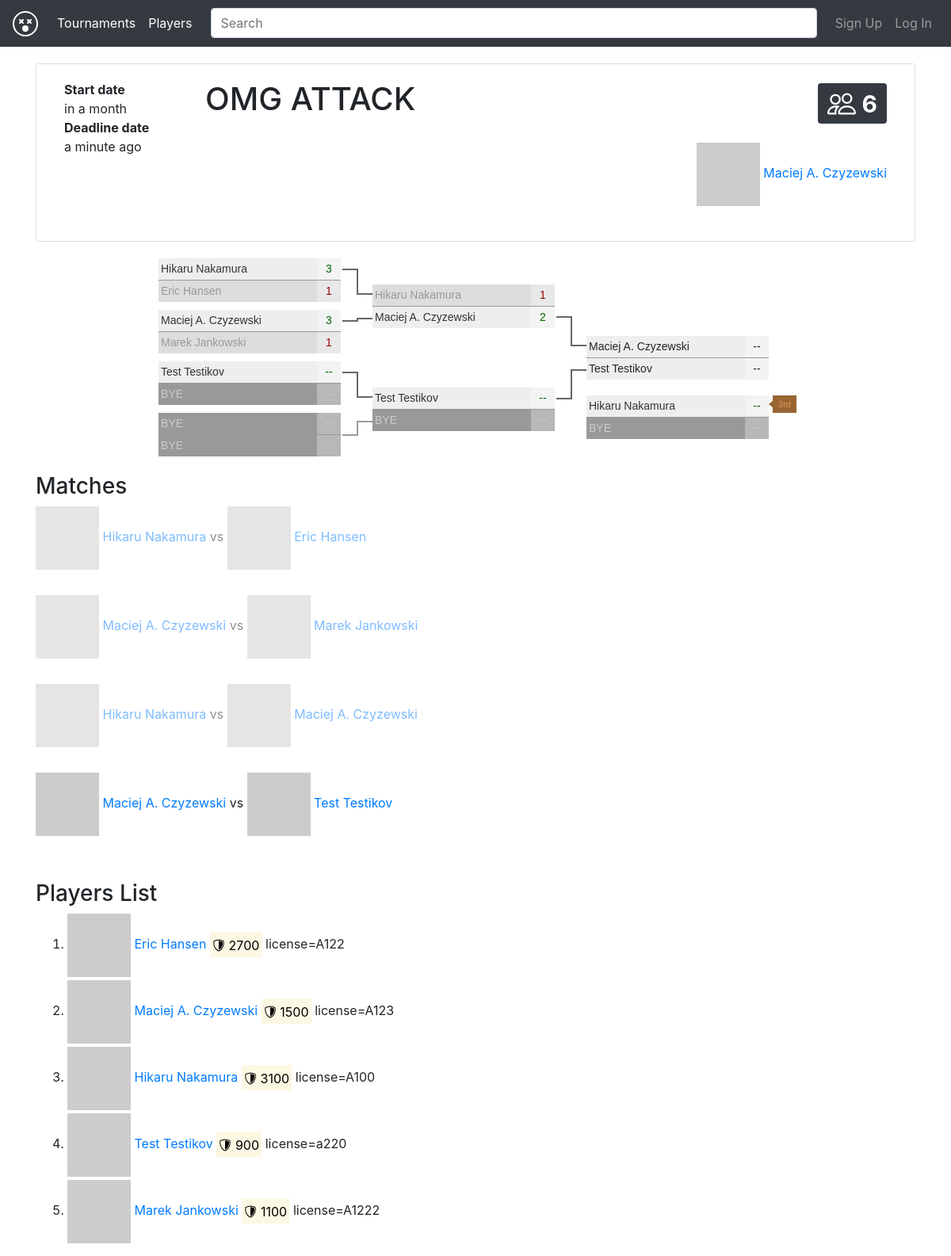
The app's page /tournament_display/3 with its own data.
### app/models.py (models this page shows, shortened)
class Tournament(db.Model):
    __tablename__ = "tournament"
    id = db.Column(db.Integer, primary_key=True)
    owner_id = db.Column(db.Integer, db.ForeignKey('user.id'))
    title = db.Column(db.String(120), unique=True, nullable=False)
    date_start = db.Column(db.DateTime, nullable=False)
    date_deadline = db.Column(db.DateTime, nullable=False)
    date_created = db.Column(db.DateTime, default=datetime.datetime.utcnow)
    location = db.Column(db.String(120))
    max_users = db.Column(db.Integer, nullable=False)
    readme = db.Column(db.Text)
    ladder = db.Column(db.Text)  # ID match-y jako drzewo [0 [1]]
    tiers = db.relationship('Tier',
                            backref=db.backref('tournament', lazy=True),
                            order_by='Tier.date_created', lazy='dynamic')
    matches = db.relationship('Match',
                              backref=db.backref('tournament', lazy=True))
    def get_date_start(self):
        return arrow.get(self.date_start).humanize()
    def get_date_deadline(self):
        return arrow.get(self.date_deadline).humanize()
    def get_ladder(self):
        if self.ladder:
            return json.loads(self.ladder)
        else:
            return {"teams": None, "results": None}

class User(db.Model):
    __tablename__ = "user"
    id = db.Column(db.Integer, primary_key=True)
    email = db.Column(db.String(120), unique=True, nullable=False)
    password_hash = db.Column(db.String(128), nullable=False)
    name = db.Column(db.String(120), nullable=False)
    verified = db.Column(db.Boolean, default=False)
    recovery = db.Column(db.String(120))
    date_created = db.Column(db.DateTime, default=datetime.datetime.utcnow)
    tiers = db.relationship('Tier', backref=db.backref('user', lazy=True))
    matches = db.relationship("Match",
                              secondary=association_table,
                              backref="users")
    tournaments = db.relationship('Tournament',
                            backref=db.backref('owner', lazy=True))
    def get_avatar(self, size=40):
        gravatar_url = "https://www.gravatar.com/avatar/" + hashlib.md5(
            self.email.lower().encode('utf-8')).hexdigest() + "?"
        gravatar_url += urllib.parse.urlencode({'s': str(size)})
        return gravatar_url
    @staticmethod
    def verify_auth_token(token):
        s = Serializer(SECRET_KEY)
        try:
            data = s.loads(token)
        except SignatureExpired:
            return None  # valid token, but expired
        except BadSignature:
            return None  # invalid token
        user = (User.query.filter(User.id == data["user_id"]).first())
        return user

class Match(db.Model):
    __tablename__ = "match"
    id = db.Column(db.Integer, primary_key=True)
    match_id = db.Column(db.Integer, nullable=False)
    next_match_id = db.Column(db.Integer)
    flag = db.Column(db.Integer, nullable=False)
    tournament_id = db.Column(db.Integer, db.ForeignKey('tournament.id'))
    user_id_1 = db.Column(db.Integer, db.ForeignKey('user.id'))
    user_id_2 = db.Column(db.Integer, db.ForeignKey('user.id'))
    results = db.Column(db.Text)
    results_by_user_id_1 = db.Column(db.Text)
    results_by_user_id_2 = db.Column(db.Text)
    def get_user_1(self):
        if self.user_id_1:
            return User.query.filter(User.id == self.user_id_1).first()
        else:
            return None
    def get_user_2(self):
        if self.user_id_2:
            return User.query.filter(User.id == self.user_id_2).first()
        else:
            return None

class Tier(db.Model):
    __tablename__ = "tier"
    id = db.Column(db.Integer, primary_key=True)
    user_id = db.Column(db.Integer, db.ForeignKey('user.id'))
    tournament_id = db.Column(db.Integer, db.ForeignKey('tournament.id'))
    date_created = db.Column(db.DateTime, default=datetime.datetime.utcnow)
    license = db.Column(db.String(120), nullable=False)
    rating = db.Column(db.Integer, nullable=False)

### app/routes_tournament.py (the view, shortened to what this page needs)
@bp.route('/tournament_display/<idx>')
def tournament_display(idx):
    from app.models import Tournament
    tournament = (Tournament.query.filter(Tournament.id == idx).first())
    is_owner = False
    is_joined = False
    try:
        auth_token = request.cookies.get('auth_token')
        user = app.action.user.user_instance_from_token(app_cls, auth_token)
        if user.id == tournament.owner_id:
            is_owner = True
        from app.models import Tier
        already_joined = (Tier.query.filter(Tier.user_id == user.id).filter(
        Tier.tournament_id == tournament.id).first())
        if already_joined is not None:
            is_joined = True
    except:
        pass
    mk = Markdown()
    html = mk.convert(tournament.readme)
    location_geo = (0, 0)
    location_map = False
    is_ladder = False
    if tournament.ladder:
        is_ladder = True
    js_teams = app.action.tournament.get_js_teams(app_cls, tournament)
    js_results = app.action.tournament.get_js_results(app_cls, tournament)
    return render_template('tournament_display.html',
                           tournament=tournament,
                           is_owner=is_owner,
                           is_joined=is_joined,
                           html=html,
                           location=location_geo,
                           location_map=location_map,
                           js_teams=js_teams,
                           js_results=js_results,
                           is_ladder=is_ladder)

### app/action/tournament.py (called while the page is built)
def get_js_teams(s, tournament):
    if tournament.get_ladder()['teams'] is None:
        return str([])
    teams = []
    for u1, u2 in tournament.get_ladder()['teams']:
        pair = [None, None]
        if u1:
            user = (User.query.filter(User.id == u1).first())
            pair[0] = user.name
        if u2:
            user = (User.query.filter(User.id == u2).first())
            pair[1] = user.name
        teams.append(pair)
    return str(teams).replace("None", "null")

def get_js_results(s, tournament):
    if tournament.get_ladder()['results'] is None:
        return str([])
    results = []
    for layer in tournament.get_ladder()['results']:
        layer_results = []
        for match_id in layer:
            score = [None, None]
            print(match_id)
            match = (Match.query.filter(Match.match_id ==
                match_id).filter(Match.tournament_id == tournament.id).first())
            if match.results:
                score = list(map(int, match.results.split("@")))
            layer_results.append(score)
        results.append(layer_results)
    return str(results).replace("None", "null")

### app/action/user.py (called while the page is built)
def user_instance_from_token(s, auth_token):
    user = User.verify_auth_token(auth_token)
    if user is None:
        raise ErrAuthNotExists()
    if user.verified is False:
        raise ErrNotVerified()
    return user

### app/log.py (called while the page is built)
def xprint(*args, **kwargs):
    _print("\033[94m" + " ".join(map(str, args)) + "\033[0m", **kwargs)

### app/routes_tournament.py (called while the page is built)
@bp.context_processor
def utility_processor():
    def current_user():
        try:
            print("[AUTH]")
            auth_token = request.cookies.get('auth_token')
            return app.action.user.user_instance_from_token(
                app_cls, auth_token)
        except:
            return None
    return dict(current_user=current_user)

### app/templates/tournament_display.html (shortened to what this page needs)
{% extends "layout.html" %}
{% block content %}
<div class="card">
  <div class="card-body">
<div class="container">
  <div class="row">
      <div class="col-12 col-lg-2">
<b>Start date</b><br>
{{ tournament.get_date_start() }}<br>
<b>Deadline date</b><br>
{{ tournament.get_date_deadline() }}<br>
      </div>
      <div class="col-sm" style="display: inline-grid;">
<div class="container p-0">
<div class="row">
    <div class="col-sm">
<h1 class="card-title">{{ tournament.title }}</h1>
    </div>
    <div class="col-sm-3 text-right">
<h1>
<span class="badge badge-dark badge-secondary">
    <img class="bi glyphicon" src="/assets/people.svg" width="36">
    <span class="bi-inline">{{ tournament.max_users }}</span>
</span>
</h1>
    </div>
</div>
      </div>
<div style="display: inline-grid;">
<div class="text-right mt-auto">
    <img src="{{ tournament.owner.get_avatar() }}" />
    <a href="/profile/{{ tournament.owner.id }}">{{ tournament.owner.name }}</a>
</div>
</div>
</div>
</div>
  </div>
  <br>
</div>
</div>
{% if is_ladder %}
<div id="minimal" class="d-flex justify-content-center mt-3 mb-3"></div>
<h3>Matches</h3>
{% for match in tournament.matches %}
{% if match.get_user_1() is not none and match.get_user_2() is not none  %}
{% if match.results is not none %}
<div class="mb-2" style="opacity:0.5">
{% else %}
<div class="mb-2">
{% endif %}
<img src="{{ match.get_user_1().get_avatar() }}" />
<a href="/profile/{{ match.get_user_1().id }}">{{ match.get_user_1().name }}</a>
vs
<img src="{{ match.get_user_2().get_avatar() }}" />
<a href="/profile/{{ match.get_user_2().id }}">{{ match.get_user_2().name }}</a>
</div>
<br>
{% endif %}
{% endfor %}
{% endif %}
<br>
<h3>Players List</h3>
<ol>
{% for tier in tournament.tiers %}
<li>
    <div class="mb-1">
        <img src="{{ tier.user.get_avatar() }}" />
        <a href="/profile/{{ tier.user.id }}">{{ tier.user.name }}</a>
        <mark style="display: inline-block;">
            <img src="/assets/shield-shaded.svg"/>
            <span class="bi-inline">{{ tier.rating }}</span>
        </mark>
        license={{ tier.license }}
    </div>
</li>
{% else %}
<div class="text-center">
    <img src="/pics/undraw_empty_xct9.svg" width="40%" />
    <h2>...empty!</h2>
</div>
{% endfor %}
</ol>
{% endblock %}

### app/templates/layout.html (style rules this page uses)
body { padding-top: 5rem; }
img.bi { filter: invert(1); }
.bi-inline { display: inline-block; vertical-align: middle; }

### records on screen
Tournament: get_date_start "in a month", get_date_deadline "a minute ago", title "OMG ATTACK", max_users "6"
User: owner.name "Maciej A. Czyzewski"
Match: get_user_1 "Hikaru Nakamura", get_user_2 "Eric Hansen"
Match: get_user_1 "Maciej A. Czyzewski", get_user_2 "Marek Jankowski"
Match: get_user_1 "Hikaru Nakamura", get_user_2 "Maciej A. Czyzewski"
Match: get_user_1 "Maciej A. Czyzewski", get_user_2 "Test Testikov"
Tier: user.name "Eric Hansen", rating "2700", license "A122"
Tier: user.name "Maciej A. Czyzewski", rating "1500", license "A123"
Tier: user.name "Hikaru Nakamura", rating "3100", license "A100"
Tier: user.name "Test Testikov", rating "900", license "a220"
Tier: user.name "Marek Jankowski", rating "1100", license "A1222"
